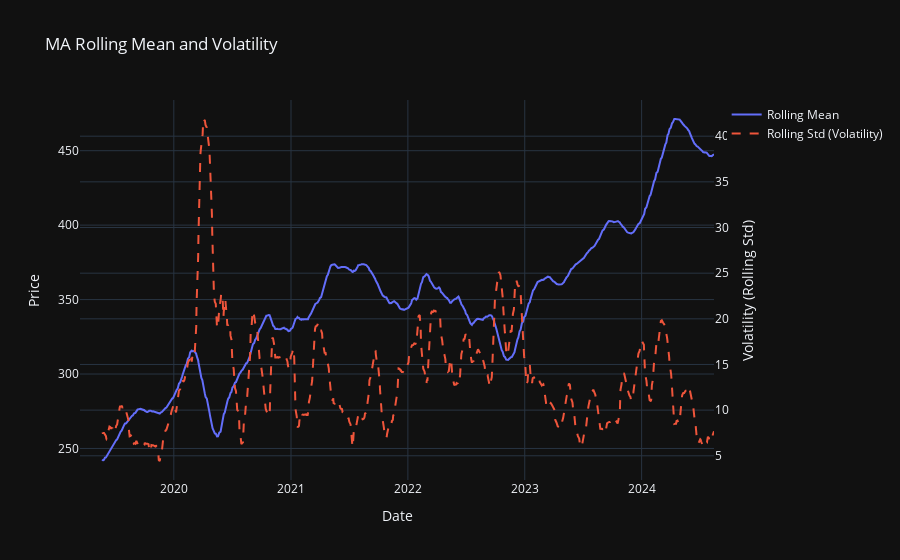

The notebook cell this image was saved under:
### Markdown cell above
#### Let's now look at a Rolling Mean and Volatility plot.  We will use this to understand the stability of price movements over time, as it is helpful to identify periods of high uncertainty and/or strong trends in our pricing.

### Code cell
#### First let's create the rolling mean and rolling std needed for this plot.
#### We will keep the same window size as our SMA and EMA windows for consistency and to also help us as we view the long-term analysis.
ma_data.loc[:, 'Rolling_Mean'] = ma_data['Close_core'].rolling(window = 50).mean()
ma_data.loc[:, 'Rolling_Std'] = ma_data['Close_core'].rolling(window = 50).std()

fig = go.Figure()

# Plot the Rolling Mean
fig.add_trace(go.Scatter(x = ma_data.index, y = ma_data['Rolling_Mean'], mode = 'lines', name = 'Rolling Mean'))

# Plot the Rolling Std (Volatility)
fig.add_trace(go.Scatter(x = ma_data.index, y = ma_data['Rolling_Std'], mode = 'lines', name = 'Rolling Std (Volatility)', line = dict(dash = 'dash'), yaxis = 'y2'))

fig.update_layout(title = 'MA Rolling Mean and Volatility',
                xaxis_title = 'Date',
                yaxis_title = 'Price',
                yaxis2 = dict(
                    title = 'Volatility (Rolling Std)',
                    overlaying = 'y',
                    side = 'right'
                ),
                template = 'plotly_dark'
)

fig.show()

### Figure 1 — Plotly figure (JSON) as saved in the notebook; plotly's stock layout.template omitted (floating-point values rounded to 4 significant figures; data arrays with more than 128 entries replaced by an {"elided": "..."} marker saying what was removed)
{"data": [{"mode": "lines", "name": "Rolling Mean", "type": "scatter", "x": {"elided": "1365 str values"}, "y": {"elided": "1365 float values"}}, {"line": {"dash": "dash"}, "mode": "lines", "name": "Rolling Std (Volatility)", "type": "scatter", "x": {"elided": "1365 str values"}, "y": {"elided": "1365 float values"}, "yaxis": "y2"}], "layout": {"title": {"text": "MA Rolling Mean and Volatility"}, "xaxis": {"title": {"text": "Date"}}, "yaxis": {"title": {"text": "Price"}}, "yaxis2": {"overlaying": "y", "side": "right", "title": {"text": "Volatility (Rolling Std)"}}}}
